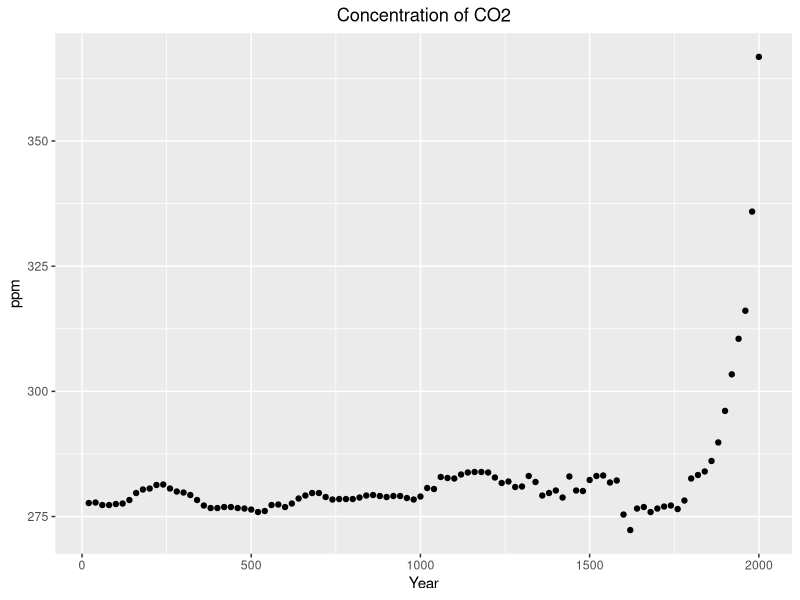
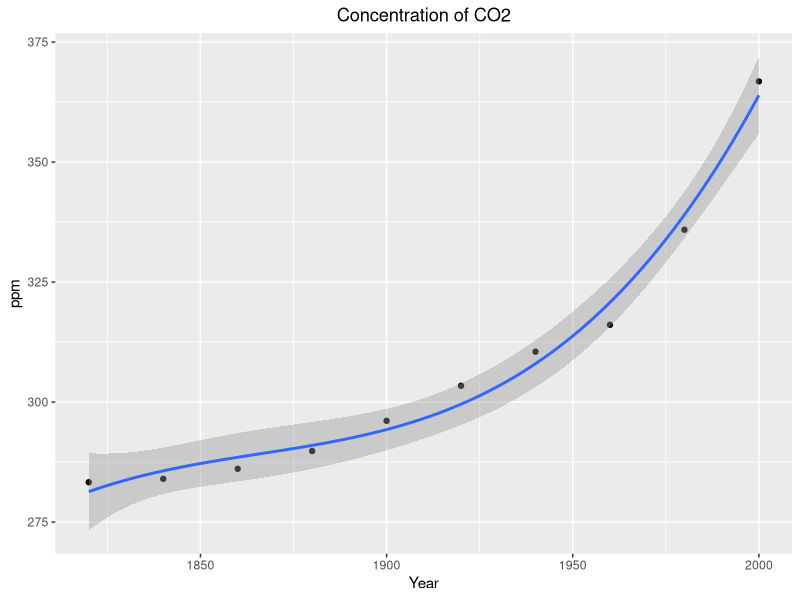

The R source for these figures, in order:
## ---- chunk 1
knitr::opts_chunk$set(echo = TRUE)
## ---- chunk 2
library("dslabs")
data("greenhouse_gases")
library(dplyr)
greenhouse_gases_co2 <- greenhouse_gases %>%
  filter(gas == "CO2")
summary(greenhouse_gases_co2)
## ---- chunk 3
library("dslabs")
library(ggplot2)
data("greenhouse_gases")
greenhouse_gases_co2 <- greenhouse_gases %>%
  filter(gas == "CO2")
ggplot(greenhouse_gases_co2, aes(x = year, y = concentration)) +
  geom_point() + ggtitle("Concentration of CO2") +
  xlab("Year") + ylab("ppm") + theme(
    plot.title = element_text(hjust = 0.5))
## ---- chunk 4
#zoom to 1800 to 2000
greenhouse_gases_co2 <- greenhouse_gases %>%
  filter(gas == "CO2", year>1800)
ggplot(greenhouse_gases_co2, aes(x = year, y = concentration)) +
  geom_point() + ggtitle("Concentration of CO2") +
  xlab("Year") + ylab("ppm") + theme(
    plot.title = element_text(hjust = 0.5)) +
geom_smooth(method = "lm", formula = y ~ poly(x, 3), level=0.95)
